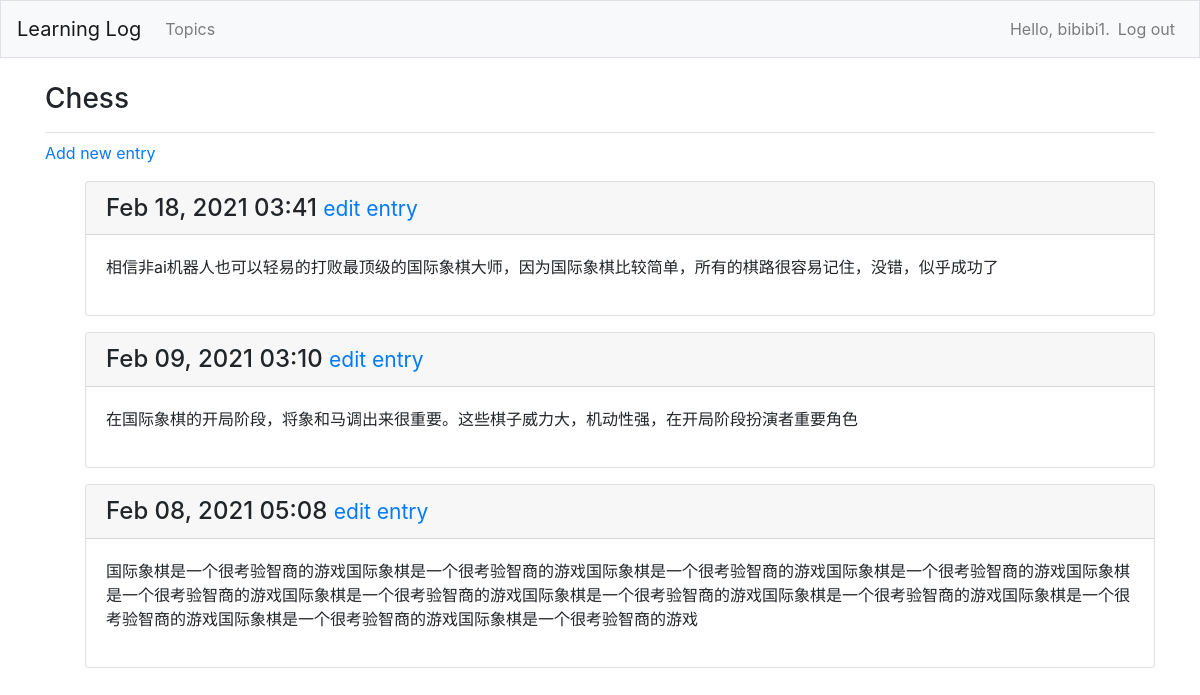
The page /topics/1 (signed in) on the database its author committed.
### learning_logs/models.py (models this page shows, shortened)
class Topic(models.Model):
    text = models.CharField(max_length=200)
    date_added = models.DateTimeField(auto_now_add=True)
    owner = models.ForeignKey(User, on_delete=models.CASCADE)
    def __str__(self):
        return self.text

class Entry(models.Model):
    topic = models.ForeignKey(Topic, on_delete=models.CASCADE)
    text = models.TextField()
    date_added = models.DateTimeField(auto_now_add=True)
    class Meta:
        verbose_name_plural = 'entries'

### learning_logs/views.py (the view)
# urls.py: path('topics/<int:topic_id>', views.topic, name='topic'),
@login_required
def topic(request, topic_id):
    topic = get_object_or_404(Topic, id=topic_id)
    if topic.owner != request.user:
        raise Http404
    entries = topic.entry_set.order_by('-date_added')
    context = {'topic' : topic, 'entries' : entries}
    return render(request, 'learning_logs/topic.html', context)

### learning_logs/templates/learning_logs/topic.html
{% extends 'learning_logs/base.html' %}
{% block page_header %}
  <h3>{{ topic }}</h3>
{% endblock page_header %}
{% block content %}
  <p>
    <a href="{% url 'learning_logs:new_entry' topic.id %}">Add new entry</a>
  </p>
  <ul>
  {% for entry in entries %}
    <div class="card mb-3">
      <h4 class="card-header">
        {{ entry.date_added|date:'M d, Y H:i' }}
        <small><a href="{% url 'learning_logs:edit_entry' entry.id %}">
            edit entry</a></small>
      </h4>
      <div class="card-body">
        {{ entry.text|linebreaks }}
      </div>
    </div>
  {% empty %}
    <p>There are no entries for this topic yet.</p>
  {% endfor %}
{% endblock content %}

### learning_logs/templates/learning_logs/base.html (shortened to what this page needs)
{% load bootstrap4 %}
<!doctype html>
<html lang="en">
<head>
  {% bootstrap_css %}
</head>
<body>
  <nav class="navbar navbar-expand-md navbar-light bg-light mb-4 border">
    <a class="navbar-brand" href="{% url 'learning_logs:index'%}">
        Learning Log</a>
    <div class="collapse navbar-collapse" id="navbarCollapse">
      <ul class="navbar-nav mr-auto">
        <li class="nav-item">
          <a class="nav-link" href="{% url 'learning_logs:topics'%}">
              Topics</a></li>
      </ul>
      <ul class="navbar-nav ml-auto">
        {% if user.is_authenticated %}
          <li class="nav-item">
            <span class="navbar-text"}">Hello, {{ user.username }}.</span>
          </li>
          <li class="nav-item">
            <a class="nav-link" href="{% url 'users:logout' %}">Log out</a>
          </li>
        {% else %}
          <li class="nav-item">
            <a class="nav-link" href="{% url 'users:register' %}">Register</a>
          </li>
          <li class="nav-item">
            <a class="nav-link" href="{% url 'users:login' %}">Log in</a></li>
        {% endif %}
      </ul>
    </div>
  </nav>
  <main role="main" class="container">
    <div class="pb-2 mb-2 border-bottom">
      {% block page_header %}{% endblock page_header %}
    </div>
    <div>
      {% block content %}{% endblock content %}
    </div>
  </main>
</body>
</html>

### rows shown on the page
Topic: text "Chess"
Entry: date_added "Feb 18, 2021 03:41", text "相信非ai机器人也可以轻易的打败最顶级的国际象棋大师，因为国际象棋比较简单，所有的棋路很容易记住，没错，似乎成功了"
Entry: date_added "Feb 09, 2021 03:10", text "在国际象棋的开局阶段，将象和马调出来很重要。这些棋子威力大，机动性强，在开局阶段扮演者重要角色"
Entry: date_added "Feb 08, 2021 05:08", text "国际象棋是一个很考验智商的游戏国际象棋是一个很考验智商的游戏国际象棋是一个很考验智商的游戏国际象棋是一个很考验智商的游戏国际象棋是一个很考验智商的游戏国际象棋是一个很考验智商的游戏国际象棋是一个很考验智商的游戏国际象棋是一个很考验智商的游戏国际象棋是一个很考验智商的游戏国际象棋是一个很考验智商的游戏国际象棋是一个很考验智商的游戏"

### other values the page prints
{{ user.username }} "bibibi1"
